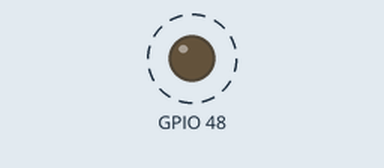
Recording of a sketch running on a simulated ESP32. On the bench: output pins drawn as LEDs (lit = HIGH). Dashed ring = blinking. What the sketch prints to the serial monitor is not drawn.

Above: at 0.2 s.
Timing chart, 0 to 4.6 s (numbered marks = the images above):
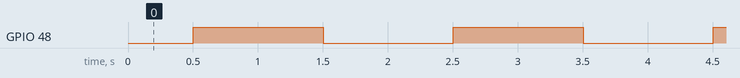

The sketch:

ProbeC.ino
```cpp
// Minimal boot probe: no ESP32_Host_MIDI, no PSRAM, no TinyUSB.
// Its only job is to answer one question: can this board run *any* sketch
// when reset over the native USB port?
//
// Serial goes to the USB-Serial-JTAG peripheral (USBMode=hwcdc), which is
// the same COM port the ROM downloader uses. That matters: Windows already
// has that port enumerated, so output is capturable without waiting for a
// TinyUSB re-enumeration, and unlike TinyUSB CDC it is not gated on DTR.
//
// Prints every 500 ms on purpose -- even if the sketch immediately faults and
// the chip resets, the lines that were already sent stay visible.

#include <Arduino.h>

static unsigned long beat = 0;

void setup() {
  Serial.begin(115200);
  pinMode(48, OUTPUT);
  Serial.println("\n[PROBE-C] minimal boot probe, no library, no PSRAM");
}

void loop() {
  beat++;
  digitalWrite(48, (beat / 2) & 1);
  Serial.printf("[PROBE-C] beat=%lu up=%lus heap=%u\n",
                beat, millis() / 1000, (unsigned)ESP.getFreeHeap());
  delay(500);
}
```

Measured:
- by itself, GPIO 48: alternates HIGH for 1.0 s and LOW for 1.0 s
